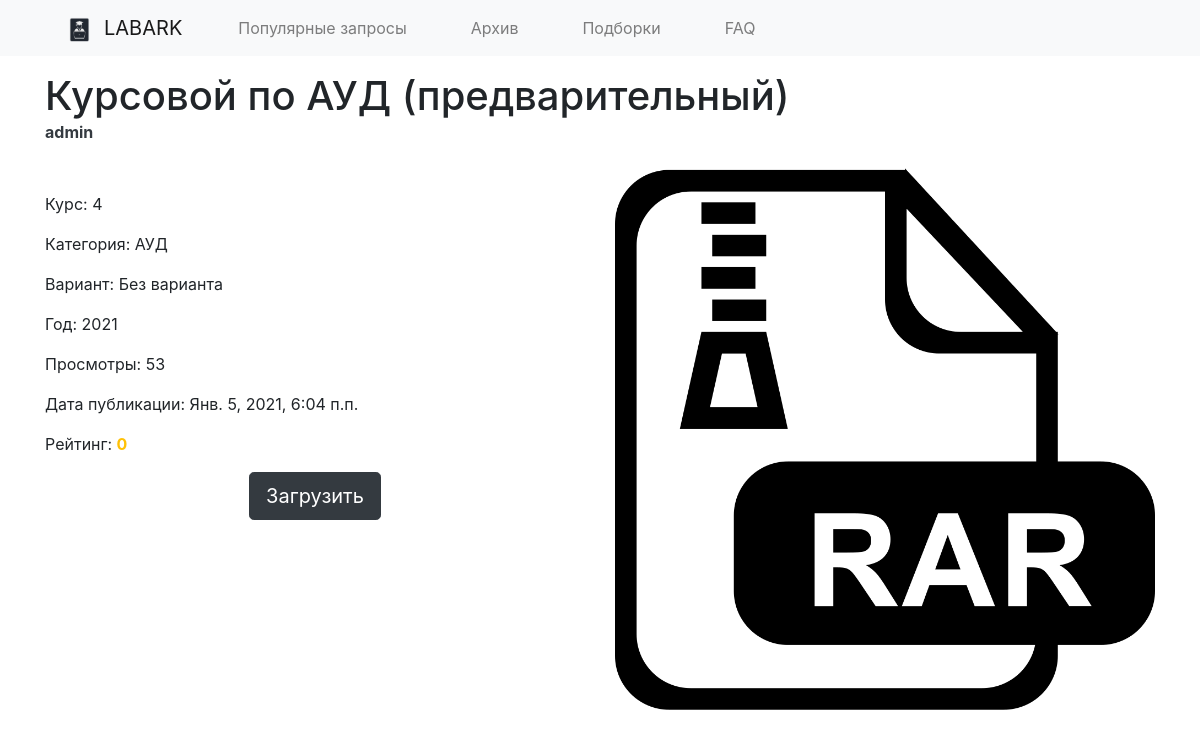
Page /details/5 on the committed database.
### LabArkApp/models.py (models this page shows, shortened)
class Lab(models.Model):
    name = models.CharField(max_length=50, blank=False)
    course = models.IntegerField()
    variant = models.CharField(default="Без варианта", max_length=20)
    year = models.IntegerField(default=datetime.now().year)
    category = models.ForeignKey(Category, on_delete=models.CASCADE)
    author = models.ForeignKey(User, on_delete=models.CASCADE)
    views = models.IntegerField(default=0)
    upload_time = models.DateTimeField(auto_now_add=True)
    file = models.FileField(upload_to="files")
    rating = models.IntegerField(default=0)
    def extension(self):
            name, extension = os.path.splitext(self.file.name)
            return extension
    class Meta:
        ordering = ["-id"]

class Category(models.Model):
    name = models.CharField(max_length=50, blank=False, unique=True)
    downloads = models.IntegerField(default=0)

### LabArkApp/views.py (the view)
# urls.py: re_path(r'^details/(?P<pk>\d+?)', LA.details, name="details"),
def details(request, pk):
    lab = get_object_or_404(Lab, id=pk)
    lab.views += 1
    lab.save()
    return render(request, "lab_view.html", context={
        "lab_object": lab,
    })

### templates/lab_view.html (shortened to what this page needs)
{% extends 'base.html' %}
{% load static %}
{% block content %}
<h1 class="mb-0 mt-3">{{ lab_object.name }}</h1>
<a href="{% url 'profile_view' lab_object.author.pk %}" class="text-dark"><strong>{{ lab_object.author.get_username }}</strong></a>
<br>
<div class="row mt-4">
    <div class="col-6">
        <p class="mt-4">Курс: {{ lab_object.course }}</p>
        <p>Категория: {{ lab_object.category.name }}</p>
        <p>Вариант: {% if lab_object.variant > 0 %} {{ lab_object.variant }} {% else %} Без варианта {% endif %}</p>
        <p>Год: {{ lab_object.year }}</p>
        <p>Просмотры: {{ lab_object.views }}</p>
        <p>Дата публикации: {{ lab_object.upload_time }}</p>
        <p>Рейтинг: <strong {% if lab_object.rating > 0 %} class="text-success"> +{{ lab_object.rating }} {% elif lab_object.rating == 0 %} class="text-warning"> {{ lab_object.rating }} {% else %} class="text-danger"> -{{ lab_object.rating }} {% endif %}</strong></p>
        <button class="btn btn-dark mx-auto d-flex btn-lg">
            <a href="{{ lab_object.file.url }}" style="color: white;">Загрузить</a>
        </button>
    </div>
    <div class="col-6">
        {% if lab_object.extension == ".docx" or lab_object.extension == ".doc "%}
            <img src="{% static "img/docx.png" %}" alt="word file" class="img-fluid">
        {% elif lab_object.extension == ".pdf" %}
            <img src="{% static "img/pdf.png" %}" alt="pdf file" class="img-fluid">
        {% elif lab_object.extension == ".zip" or lab_object.extension == ".7z" or lab_object.extension == ".rar" or lab_object.extension == ".zipx" or lab_object.extension == ".tar"%}
            <img src="{% static "img/zip.png" %}" alt="zip file" class="img-fluid">
        {% endif %}
    </div>
</div>
{% endblock %}

### rows in the picture
Lab: name "Курсовой по АУД (предварительный)", author.get_username "admin", course "4", category.name "АУД", year "2021", views "53", upload_time "Янв. 5, 2021, 6:04 п.п.", rating "0"
